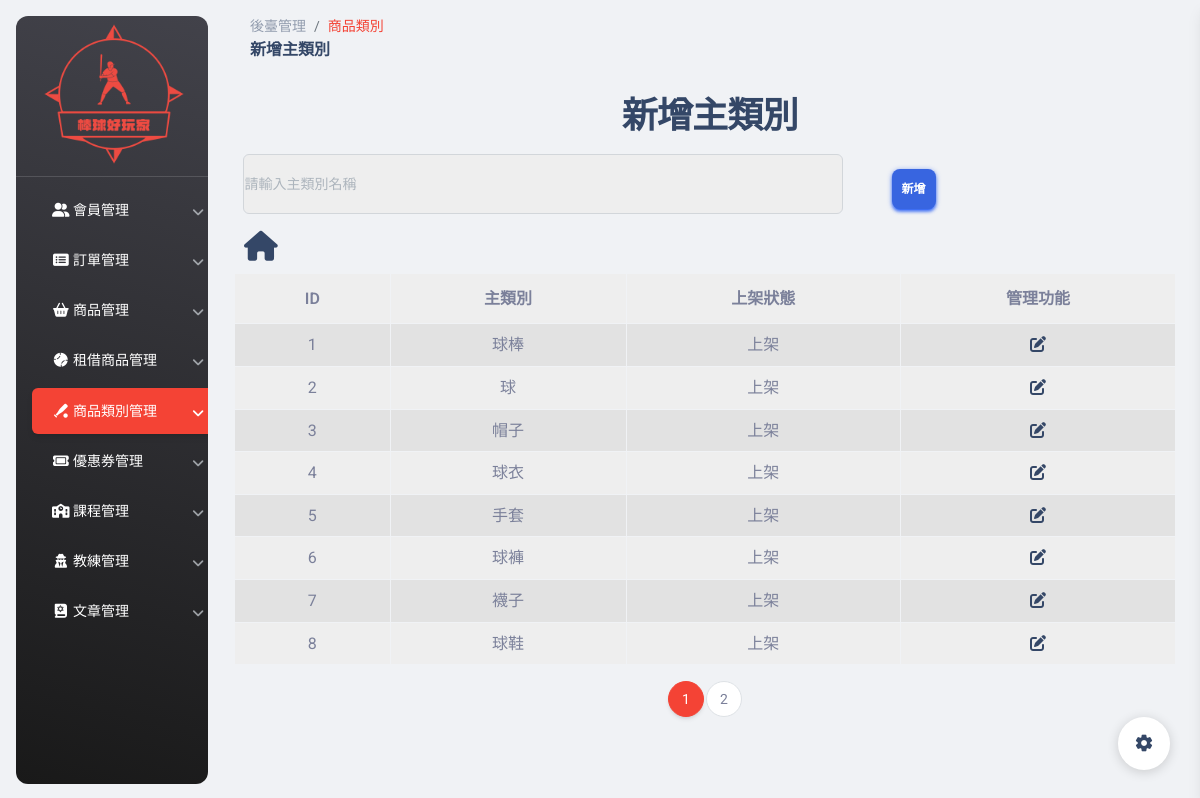
Page /pages/addClass.php on the committed database.
### tables this page shows
CREATE TABLE `product_info` (
  `ID` int(5) UNSIGNED NOT NULL,
  `class` varchar(255) NOT NULL,
  `other` varchar(255) NOT NULL,
  `size` varchar(255) NOT NULL,
  `brand` varchar(255) NOT NULL,
  `color` varchar(255) NOT NULL,
  `created_at` datetime NOT NULL,
  `valid` int(3) NOT NULL
);

### pages/addClass.php (the view, shortened to what this page needs)
<?php
include("../pages/db_connect.php");
$perPage = 8;
$sqlTotal = "SELECT COUNT(*) AS total FROM product_info";
$resultTotal = $conn->query($sqlTotal);
$rowTotal = $resultTotal->fetch_assoc();
$totalRecords = $rowTotal['total'];
$totalPages = ceil($totalRecords / $perPage);
if (!isset($_GET['page']) || !is_numeric($_GET['page']) || $_GET['page'] < 1) {
  $currentPage = 1;
} elseif ($_GET['page'] > $totalPages) {
  $currentPage = $totalPages;
} else {
  $currentPage = $_GET['page'];
}
$offset = ($currentPage - 1) * $perPage;
$sqlData = "SELECT * FROM product_info LIMIT $offset, $perPage";
$resultData = $conn->query($sqlData);
?>
<!DOCTYPE html>
<html lang="en">
<head>
  <link href="../assets/css/nucleo-icons.css" rel="stylesheet" />
  <link href="../assets/css/nucleo-svg.css" rel="stylesheet" />
  <link id="pagestyle" href="../assets/css/material-dashboard.css?v=3.0.0" rel="stylesheet" />
  <link rel="stylesheet" href="https://cdnjs.cloudflare.com/ajax/libs/font-awesome/6.5.1/css/all.min.css" />
  <link href="../assets/css/ader.css" rel="stylesheet" />
</head>
<body class="g-sidenav-show  bg-gray-200">
  <aside class="sidenav navbar navbar-vertical navbar-expand-xs border-0 border-radius-xl my-3 fixed-start ms-3   bg-gradient-dark" id="sidenav-main">
    <div class="sidenav-header">
      <img src=" ../assets/img/logo(5-3).png" class="navbar-brand-img h-100" alt="main_logo" usemap="#workmap">
    </div>
    <hr class="horizontal light mt-0 mb-2">
    <div class="collapse navbar-collapse  w-auto  max-height-vh-100" id="sidenav-collapse-main">
      <ul class="navbar-nav accordion" id="accordionExample">
        <li class="nav-item accordion-item">
          <div class="accordion-header">
            <button class="nav-link text-white accordion-button collapsed" type="button" data-bs-toggle="collapse" data-bs-target="#collapseOne" aria-expanded="false" aria-controls="collapseOne">
              <span class="nav-link-text ms-1"><i class="fa-solid fa-user-group fa-fw"></i> 會員管理</span>
            </button>
          </div>
        </li>
        <li class="nav-item accordion-item">
          <div class="accordion-header">
            <button class="nav-link text-white accordion-button collapsed" type="button" data-bs-toggle="collapse" data-bs-target="#collapseTwo" aria-expanded="false" aria-controls="collapseTwo">
              <span class="nav-link-text ms-1"><i class="fa-solid fa-rectangle-list fa-fw"></i> 訂單管理</span>
            </button>
          </div>
        </li>
        <li class="nav-item accordion-item">
          <div class="accordion-header">
            <button class="nav-link text-white accordion-button collapsed " type="button" data-bs-toggle="collapse" data-bs-target="#collapse8" aria-expanded="false" aria-controls="collapse8">
              <span class="nav-link-text ms-1"><i class="fa-solid fa-basket-shopping fa-fw"></i> 商品管理</span>
            </button>
          </div>
        </li>
        <li class="nav-item accordion-item">
          <div class="accordion-header  ">
            <button class="nav-link text-white accordion-button collapsed" type="button" data-bs-toggle="collapse" data-bs-target="#collapse3" aria-expanded="false" aria-controls="collapse3">
              <span class="nav-link-text ms-1"><i class="fa-solid fa-baseball fa-fw"></i> 租借商品管理</span>
            </button>
          </div>
        </li>
        <li class="nav-item accordion-item">
          <div class="accordion-header">
            <button class="nav-link text-white accordion-button collapsed active bg-gradient-primary" type="button" data-bs-toggle="collapse" data-bs-target="#collapse4" aria-expanded="false" aria-controls="collapse4">
              <span class="nav-link-text ms-1"><i class="fa-solid fa-baseball-bat-ball fa-fw"></i> 商品類別管理</span>
            </button>
          </div>
        </li>
        <li class="nav-item accordion-item">
          <div class="accordion-header">
            <button class="nav-link text-white accordion-button collapsed " type="button" data-bs-toggle="collapse" data-bs-target="#collapse5" aria-expanded="false" aria-controls="collapse5">
              <span class="nav-link-text ms-1"><i class="fa-solid fa-ticket fa-fw"></i> 優惠券管理</span>
            </button>
          </div>
        </li>
        <li class="nav-item accordion-item">
          <div class="accordion-header">
            <button class="nav-link text-white accordion-button collapsed " type="button" data-bs-toggle="collapse" data-bs-target="#collapse6" aria-expanded="false" aria-controls="collapse6">
              <span class="nav-link-text ms-1"><i class="fa-solid fa-school fa-fw"></i> 課程管理</span>
            </button>
          </div>
        </li>
        <li class="nav-item accordion-item">
          <div class="accordion-header">
            <button class="nav-link text-white accordion-button collapsed " type="button" data-bs-toggle="collapse" data-bs-target="#collapse9" aria-expanded="false" aria-controls="collapse9">
              <span class="nav-link-text ms-1"><i class="fa-solid fa-user-secret fa-fw"></i> 教練管理</span>
            </button>
          </div>
        </li>
        <li class="nav-item accordion-item">
          <div class="accordion-header">
            <button class="nav-link text-white accordion-button collapsed " type="button" data-bs-toggle="collapse" data-bs-target="#collapse7" aria-expanded="false" aria-controls="collapse7">
              <span class="nav-link-text ms-1"><i class="fa-solid fa-book-tanakh fa-fw"></i> 文章管理</span>
            </button>
          </div>
        </li>
      </ul>
    </div>
  </aside>
  <main class="main-content position-relative max-height-vh-100 h-100 border-radius-lg ">
    <nav class="navbar navbar-main navbar-expand-lg px-0 mx-4 shadow-none border-radius-xl" id="navbarBlur" navbar-scroll="true">
      <div class="container-fluid py-1 px-3">
        <nav aria-label="breadcrumb">
          <ol class="breadcrumb bg-transparent mb-0 pb-0 pt-1 px-0 me-sm-6 me-5">
            <li class="breadcrumb-item text-sm"><a class="opacity-5 text-dark" href="./firststage.php">後臺管理</a></li>
            <li class="breadcrumb-item text-sm text-dark active" aria-current="page">商品類別</li>
          </ol>
          <h6 class="font-weight-bolder mb-0">新增主類別</h6>
        </nav>
      </div>
    </nav>
    <div class="container">
      <form action="add_class.php" method="post">
        <div class="my-3 page2_PJ-title">
          <h2 class="text-center">新增主類別</h2>
        </div>
        <div class="location page2_PJ-inputbox  align-content-center">
          <input type="text" name="name" class="page2_PJ-input form-control" placeholder="請輸入主類別名稱">
          <button type="submit" class="btn  page2_PJ-btn btn-primary">
            新增
          </button>
        </div>
      </form>
      <div class="m-2"><a href="category_all.php">
          <i class="fa-solid fa-house fa-fw"></i>
        </a></div>
      <table class="table table-bordered  table-striped page2_PJ_table">
        <thead class=>
          <tr>
            <th>ID</th>
            <th>主類別</th>
            <th>上架狀態</th>
            <th>管理功能</th>
          </tr>
        </thead>
        <tbody>
          <?php
          $rows = $resultData->fetch_all(MYSQLI_ASSOC);
          foreach ($rows as $row) : ?>
            <tr>
              <td><?= $row["ID"] ?></td>
              <td class=" data-column"><?= $row["class"] ?></td>
              <td class=" data-column">
                <?php if ($row["valid"] == 1) {
                  echo "上架";
                } else {
                  echo "下架";
                } ?>
              </td>
              <td class="col data-column">
                <a href="detail.php?id=<?= $row["ID"] ?>">
                  <i class="fa-solid fa-fw fa-pen-to-square test-warning"></i>
                </a>
              </td>
            </tr>
          <?php endforeach; ?>
        </tbody>
      </table>
      <nav aria-label="Page navigation example">
        <ul class="pagination justify-content-center mb-5">
          <?php for ($i = 1; $i <= $totalPages; $i++) : ?>
            <li class="page-item <?php if ($i == $currentPage) echo "active"; ?>">
              <a class="page-link" href="addClass.php?page=<?= $i ?>"><?= $i ?></a>
            </li>
          <?php endfor; ?>
        </ul>
      </nav>
  </main>
  <div class="fixed-plugin">
    <a class="fixed-plugin-button text-dark position-fixed px-3 py-2">
      <i class="material-icons py-2">settings</i>
    </a>
  </div>
</body>
</html>

### assets/css/ader.css (style rules this page uses)
.navbar-vertical.navbar-expand-xs { max-width: 12rem !important; }
.navbar-vertical.navbar-expand-xs .navbar-collapse { height: calc(100vh - 200px) !important; }
@media (min-width: 576px) { .navbar-vertical.navbar-expand-xs .navbar-collapse { height: calc(100vh - 200px) !important; } }
@media (min-width: 768px) { .navbar-vertical.navbar-expand-xs .navbar-collapse { height: calc(100vh - 200px) !important; } }
@media (min-width: 992px) { .navbar-vertical.navbar-expand-xs .navbar-collapse { height: calc(100vh - 200px) !important; } }
@media (min-width: 1200px) { .sidenav.fixed-start + .main-content { margin-left: 13.125rem; } }
@media (min-width: 1200px) { .navbar-vertical.navbar-expand-xs .navbar-collapse { height: calc(100vh - 200px) !important; } }
.sidenav-header { height: 10rem; }
.navbar-vertical .navbar-brand > img, .navbar-vertical .navbar-brand-img { max-width: none; max-height: 18rem; position: fixed; top: -50px; left: -30px; }
.table tbody tr:last-child td { border-width: 0 1px !important; }
.btn { margin-bottom: 0; padding: 0.625rem; }
.btn-primary { color: #fff; background-color: #3865e0; border-color: #3865e0; }
.btn-primary, .btn.bg-gradient-primary { box-shadow: 0 3px 3px 0 #225af596, 0 3px 1px -2px #225af596, 0 1px 5px 0 #225af596; }
form { border-radius: 10px; }
table { background-color: #eee; }
.form-control { background-color: #eee; border: 1px solid #d2d6da; }
.bg-gradient-primary { background: #f44335 !important; }
.page-item.active .page-link { background-color: #f44335; border-color: #f44335; }
.breadcrumb-item.text-dark.active { color: #f44335 !important; }

### assets/css/PJ.php (style rules this page uses)
.fa-house { font-size: 30px; }
.page2_PJ_table { text-align: center; }
.page2_PJ-inputbox { display: flex; flex-direction: row; justify-content: space-between; align-items: center; }
.page2_PJ-title { margin-left: 1%; }
.page2_PJ-input { width: 600px; height: 60px; margin-left: 1%; margin-bottom: 1%; }
.page2_PJ-btn { margin-bottom: 1%; }

### rows in the picture
product_info: ID "1", class "球棒", valid "上架"
product_info: ID "2", class "球", valid "上架"
product_info: ID "3", class "帽子", valid "上架"
product_info: ID "4", class "球衣", valid "上架"
product_info: ID "5", class "手套", valid "上架"
product_info: ID "6", class "球褲", valid "上架"
product_info: ID "7", class "襪子", valid "上架"
product_info: ID "8", class "球鞋", valid "上架"
